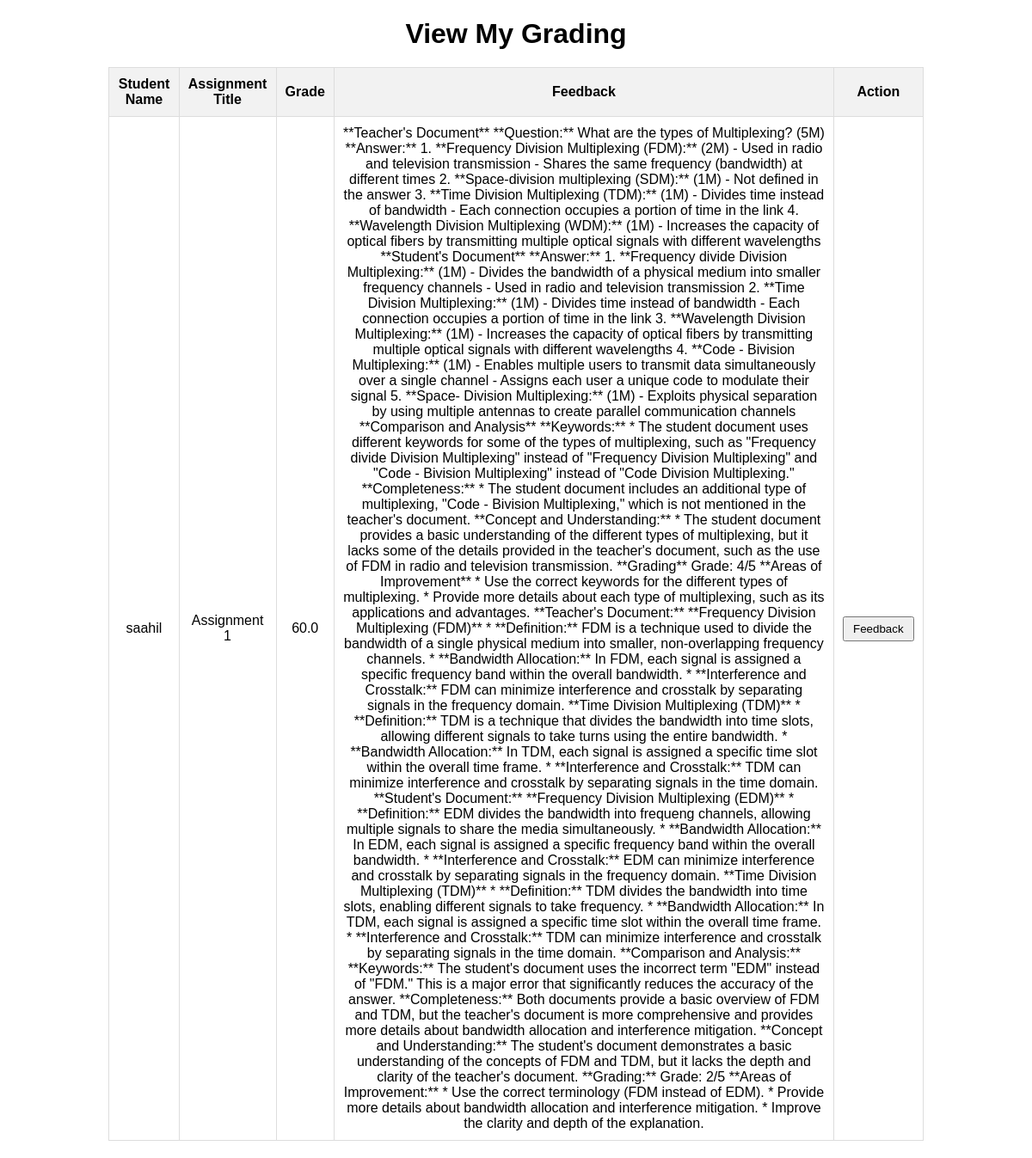
Screenshot of /my_gradings/ with the database file from the repository.
### grading_app/models.py (models this page shows, shortened)
class Assessment(models.Model):
    assessment_id = models.AutoField(primary_key=True)
    teacher_assignment_file = models.ForeignKey(TestAssignment, on_delete=models.CASCADE, related_name='teacher_assignments')
    student_assignment_submission_file = models.ForeignKey(StudentSubmission, on_delete=models.CASCADE, related_name='student_submissions')
    response = models.TextField()
    grade = models.FloatField(default=0.0)  # New field to store the grade

### students/models.py (models this page shows, shortened)
class StudentSubmission(models.Model):
    student = models.ForeignKey(User, on_delete=models.CASCADE, related_name='test_submissions')
    test_assignment = models.ForeignKey(TestAssignment, on_delete=models.CASCADE)
    file = models.FileField(upload_to=submission_directory_path)
    ocr_file = models.FileField(upload_to=ocr_directory_path, blank=True, null=True)  # Field for OCR file path
    submitted_at = models.DateTimeField(auto_now_add=True)
    submitted = models.BooleanField(default=False)
    graded = models.BooleanField(default=False,editable=True)

### teachers/models.py (models this page shows, shortened)
class TestAssignment(models.Model):
    assignment_id = models.AutoField(primary_key=True)
    teacher = models.ForeignKey(TeacherProfile, on_delete=models.CASCADE, related_name='assigned_tests')
    title = models.CharField(max_length=100)
    description = models.TextField()
    qfile=models.FileField(upload_to=qfile_path)
    file = models.FileField(upload_to=user_directory_path)
    deadline = models.DateTimeField()

### students/views.py (the view)
# urls.py: path('my_gradings/', view_all_student_submissions, name='view_all_student_submissions'),
def view_all_student_submissions(request):
    assessments = Assessment.objects.all()
    context = {'assessments': assessments}
    return render(request, 'view_all_student_submissions.html', context)

### students/templates/view_all_student_submissions.html (shortened to what this page needs)
<!DOCTYPE html>
<html lang="en">
<head>
</head>
<body>
    <h1>View My Grading</h1>
    <table>
        <thead>
            <tr align="center">
                <th>Student Name</th>
                <th>Assignment Title</th>
                <th>Grade</th>
                <th>Feedback</th>
                <th>Action</th>
            </tr>
        </thead>
        <tbody>
            {% for assessment in assessments %}
            <tr>
                <td>{{ assessment.student_assignment_submission_file.student }}</td>
                <td>{{ assessment.teacher_assignment_file.title }}</td>
                <td>{{ assessment.grade }}</td>
                <td>{{ assessment.response }}</td>
                <td>
                    <button type="submit">Feedback</button>
                </td>
            </tr>
            {% endfor %}
        </tbody>
    </table>
</body>
</html>

### students/templates/view_all_student_submissions.html (style rules this page uses)
body { font-family: Arial, sans-serif; text-align: center; }
table { width: 80%; margin: 20px auto; border-collapse: collapse; }
th, td { padding: 10px; border: 1px solid #dddddd; }
th { background-color: #f2f2f2; }
button { padding: 5px 10px; }
h1 { margin-bottom: 20px; }

### rows the page displays
Assessment: student_assignment_submission_file.student "saahil", teacher_assignment_file "Assignment 1", grade "60.0", response "**Teacher's Document** **Question:** What are the types of Multiplexing? (5M) **Answer:** 1. **Frequency Division Multiplexing (FDM):** (2M) - Used in radio and television transmission - Shares the same frequency (bandwidth) at different times 2. **Space-division multiplexing (SDM):** (1M) - Not defined in the answer 3. **Time Division Multiplexing (TDM):** (1M) - Divides time instead of bandwidth - Each connection occupies a portion of time in the link 4. **Wavelength Division Multiplexing (WDM):** (1M) - Increases the capacity of optical fibers by transmitting multiple optical signals with different wavelengths **Student's Document** **Answer:** 1. **Frequency divide Division…"
